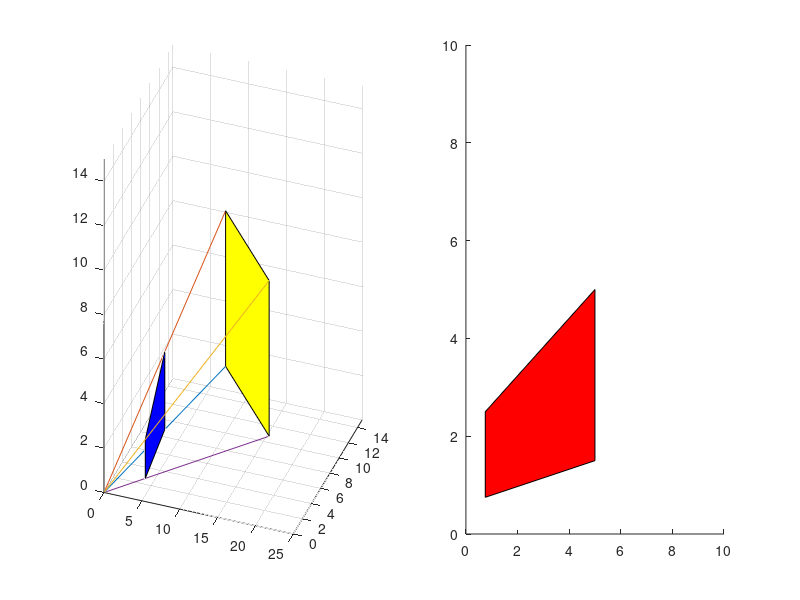

The MATLAB script that drew this image:
v1=[10 10 3;10 10 10;20 3 10;20 3 3];
f=[1,2,3,4];
d=5;
subplot(1,2,1)
patch('Faces',f,'Vertices',v1,'FaceColor','y');
hold on
view(20,20)
xlim([0 25])
ylim([0 15])
zlim([0 15])
v1(:,4)=1;
v2=zeros(4,4);
for i=1:4
    v2(i,:)=v1(i,:)*[0 0 0 0;0 d/v1(i,1) 0 0;0 0 d/v1(i,1) 0;d 0 0 1];
end
v2(:,4)=[];
patch('Faces',f,'Vertices',v2,'FaceColor','b');
o=[0,0,0];
v1(:,4)=[];
for i=1:4
    PTS = [v1(i,:); o];
    plot3(PTS(:,1),PTS(:,2),PTS(:,3))
end
grid on
subplot(1,2,2)
v2(:,1)=[];
disp(v2)
xlim([0 10])
ylim([0 10])
f2=[2,3,4,1];
patch('Faces',f2,'Vertices',v2,'FaceColor','r');